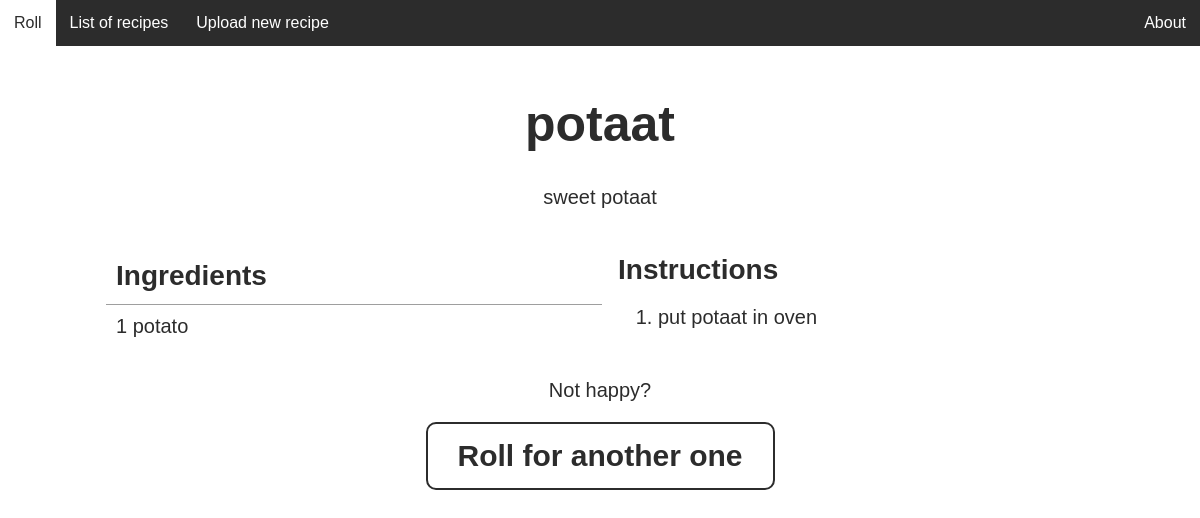
Page /recipe/1/ on the committed database.
### core/models.py (models this page shows, shortened)
class Recipe(models.Model):
    name = models.CharField(max_length=50)
    creation_date = models.DateField(default=datetime.date.today)
    description = models.TextField(max_length=500)

class Ingredient(models.Model):
    name = models.CharField(max_length=50)
    recipe = models.ForeignKey(Recipe, on_delete=models.CASCADE, related_name='ingredients')

class Recipe_Step(models.Model):
    description = models.CharField(max_length=200)
    recipe = models.ForeignKey(Recipe, on_delete=models.CASCADE, related_name='recipe_step')

### core/views.py (the view)
# urls.py: path('recipe/<recipe_id>/', views.recipe, name='recipe-view'),
def recipe(request, recipe_id):
    if request.method == "POST":
        return redir()
    print(recipe_id)
    r = Recipe.objects.select_related().get(id=int(recipe_id))
    ingredients = list(r.ingredients.values_list('name', flat=True))
    steps = list(r.recipe_step.values_list('description', flat=True))
    context = {
        'name': r.name,
        'description': r.description,
        'ingredients': ingredients,
        'steps': steps,
    }
    return render(request, 'core/recipe.html', context=context)

### core/templates/core/recipe.html (shortened to what this page needs)
{% extends "core/base.html" %}
{% block content %}
    <div class="upper-container">
        <h1>{{ name }}</h1>
        <p>{{ description }}</p>
    </div>
    <div class="lower-container">
        <div id="ingredients">
            <table id="Ingredients_table">
                <th className="ingredients_table_heading">
                    <span id="title">Ingredients</span>
                </th>
                {% for item in ingredients %}
                <tr className="Ingredients_table_row">
                <td>{{ item }}</td>
                </tr>
                {% endfor %}
            </table>
        </div>
        <div id="instructions">
            <span id="title">Instructions</span>
            <ol>
                {% for item in steps %}
                <li>{{ item }}</li>
                {% endfor %}
            </ol>
        </div>
    </div>
    <p>Not happy?</p>
    <form action="" method="POST">
        <button>Roll for another one</button>
    </form>
{% endblock %}

### core/static/core/styles2.css (style rules this page uses)
body { background-color: white; text-align: center; font-family: "Helvetica", serif; margin: 0 auto; width: 100%; color: #2c2c2c; }
@media screen and (min-width: 1000px) { .upper-container { width: 1000px; } }
@media screen and (min-width: 1000px) { .lower-container { width: 1000px; display: flex; } }
@media screen and (min-width: 1000px) { #ingredients { width: 100% } }
h1 { font-size: 50px; }
p { font-size: 20px; }
.upper-container { padding: 15px; margin: 0 auto; }
.lower-container { margin: 0 auto; }
button { background-color: white; margin-bottom: 20px; border: 2px solid #2c2c2c; color: #2c2c2c; padding: 15px 30px; border-radius: 10px; text-align: center; font-weight: bold; font-size: 30px; transition-duration: 0.2s; -webkit-transition-duration: 0.2s; }
#title { font-weight: bold; font-size: 28px; }
#ingredients { padding: 4px; font-size: 20px; flex: 0 0 50%; }
th { padding: 10px; text-align: left; }
td { padding: 10px 10px; border-top: 1px solid #9e9e9e; min-width: 250px; width: 50%; text-align: left; }
#instructions { padding: 10px; font-size: 20px; text-align: left; flex: 0 0 50%; }

### rows in the picture
Recipe: name "potaat", description "sweet potaat"
Ingredient: name "1 potato"
Recipe_Step: description "put potaat in oven"
